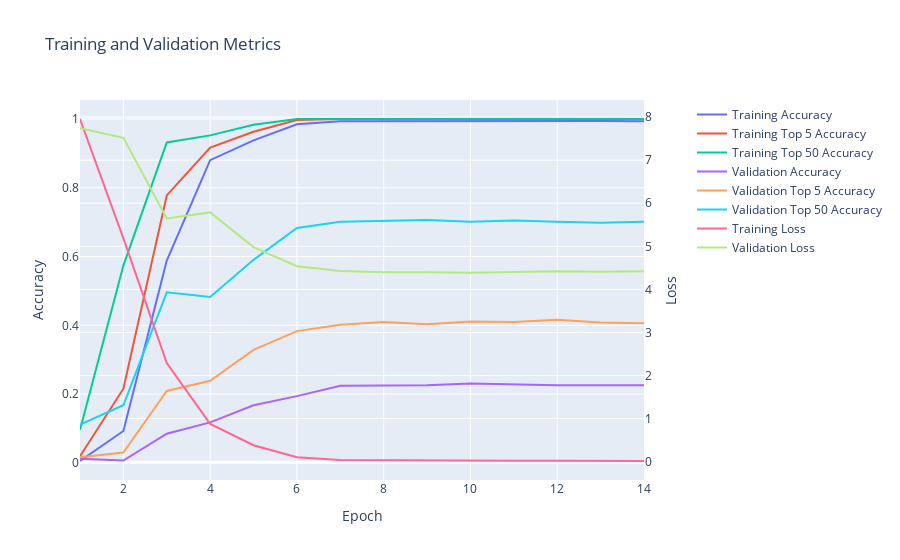

Notebook code for this chart:
### Code cell
arcface_cross_entropy_model.display_training_history()

### Figure 1 — Plotly figure (JSON) as saved in the notebook; plotly's stock layout.template omitted (floating-point values rounded to 4 significant figures)
{"data": [{"mode": "lines", "name": "Training Accuracy", "type": "scatter", "x": [1, 2, 3, 4, 5, 6, 7, 8, 9, 10, 11, 12, 13, 14], "xaxis": "x", "y": [0.005381, 0.09272, 0.5882, 0.8804, 0.9379, 0.9847, 0.9934, 0.9938, 0.9934, 0.9946, 0.9942, 0.9942, 0.9942, 0.9938, 0.9938], "yaxis": "y"}, {"mode": "lines", "name": "Training Top 5 Accuracy", "type": "scatter", "x": [1, 2, 3, 4, 5, 6, 7, 8, 9, 10, 11, 12, 13, 14], "xaxis": "x", "y": [0.01904, 0.2156, 0.7777, 0.9168, 0.9627, 0.9971, 1.0, 1.0, 1.0, 1.0, 1.0, 1.0, 1.0, 1.0, 1.0], "yaxis": "y"}, {"mode": "lines", "name": "Training Top 50 Accuracy", "type": "scatter", "x": [1, 2, 3, 4, 5, 6, 7, 8, 9, 10, 11, 12, 13, 14], "xaxis": "x", "y": [0.09603, 0.5737, 0.9317, 0.9524, 0.9834, 1.0, 1.0, 1.0, 1.0, 1.0, 1.0, 1.0, 1.0, 1.0, 1.0], "yaxis": "y"}, {"mode": "lines", "name": "Validation Accuracy", "type": "scatter", "x": [1, 2, 3, 4, 5, 6, 7, 8, 9, 10, 11, 12, 13, 14], "xaxis": "x", "y": [0.01161, 0.006633, 0.08458, 0.1177, 0.1675, 0.194, 0.2239, 0.2255, 0.2255, 0.2305, 0.2272, 0.2255, 0.2255, 0.2255, 0.2289], "yaxis": "y"}, {"mode": "lines", "name": "Validation Top 5 Accuracy", "type": "scatter", "x": [1, 2, 3, 4, 5, 6, 7, 8, 9, 10, 11, 12, 13, 14], "xaxis": "x", "y": [0.01658, 0.02985, 0.209, 0.2388, 0.3284, 0.3831, 0.4013, 0.4096, 0.403, 0.4113, 0.4096, 0.4163, 0.408, 0.4063, 0.4096], "yaxis": "y"}, {"mode": "lines", "name": "Validation Top 50 Accuracy", "type": "scatter", "x": [1, 2, 3, 4, 5, 6, 7, 8, 9, 10, 11, 12, 13, 14], "xaxis": "x", "y": [0.1111, 0.1675, 0.4959, 0.4826, 0.5904, 0.6833, 0.7015, 0.7032, 0.7065, 0.7015, 0.7048, 0.7015, 0.6982, 0.7015, 0.6982], "yaxis": "y"}, {"mode": "lines", "name": "Training Loss", "type": "scatter", "x": [1, 2, 3, 4, 5, 6, 7, 8, 9, 10, 11, 12, 13, 14], "xaxis": "x", "y": [7.956, 5.184, 2.29, 0.8771, 0.3817, 0.1011, 0.03902, 0.03038, 0.02548, 0.02292, 0.01962, 0.02026, 0.01721, 0.0152, 0.01484], "yaxis": "y2"}, {"mode": "lines", "name": "Validation Loss", "type": "scatter", "x": [1, 2, 3, 4, 5, 6, 7, 8, 9, 10, 11, 12, 13, 14], "xaxis": "x", "y": [7.742, 7.518, 5.645, 5.787, 4.982, 4.537, 4.428, 4.4, 4.397, 4.388, 4.401, 4.42, 4.409, 4.421, 4.419], "yaxis": "y2"}], "layout": {"title": {"text": "Training and Validation Metrics"}, "xaxis": {"anchor": "y", "domain": [0.0, 0.94], "title": {"text": "Epoch"}}, "yaxis": {"anchor": "x", "domain": [0.0, 1.0], "title": {"text": "Accuracy"}}, "yaxis2": {"anchor": "x", "overlaying": "y", "side": "right", "title": {"text": "Loss"}}}}
